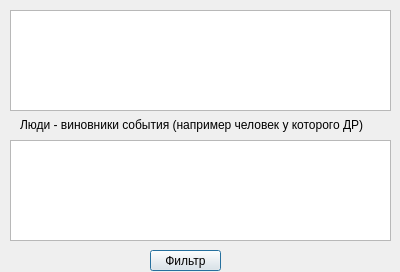
<?xml version="1.0" encoding="UTF-8"?>
<ui version="4.0">
 <class>eventFilter</class>
 <widget class="QDialog" name="eventFilter">
  <property name="geometry">
   <rect>
    <x>0</x>
    <y>0</y>
    <width>400</width>
    <height>272</height>
   </rect>
  </property>
  <property name="windowTitle">
   <string>Event-фильтр</string>
  </property>
  <widget class="QPushButton" name="btnFilter">
   <property name="geometry">
    <rect>
     <x>150</x>
     <y>250</y>
     <width>71</width>
     <height>21</height>
    </rect>
   </property>
   <property name="text">
    <string>Фильтр</string>
   </property>
  </widget>
  <widget class="QTreeWidget" name="treeWidget">
   <property name="geometry">
    <rect>
     <x>10</x>
     <y>10</y>
     <width>381</width>
     <height>101</height>
    </rect>
   </property>
   <property name="headerHidden">
    <bool>true</bool>
   </property>
   <column>
    <property name="text">
     <string notr="true">1</string>
    </property>
   </column>
  </widget>
  <widget class="QTreeWidget" name="ptreeWidget">
   <property name="geometry">
    <rect>
     <x>10</x>
     <y>140</y>
     <width>381</width>
     <height>101</height>
    </rect>
   </property>
   <property name="headerHidden">
    <bool>true</bool>
   </property>
   <column>
    <property name="text">
     <string notr="true">1</string>
    </property>
   </column>
  </widget>
  <widget class="QLabel" name="label">
   <property name="geometry">
    <rect>
     <x>20</x>
     <y>109</y>
     <width>351</width>
     <height>31</height>
    </rect>
   </property>
   <property name="text">
    <string>Люди - виновники события (например человек у которого ДР)</string>
   </property>
  </widget>
 </widget>
 <resources/>
 <connections/>
</ui>
